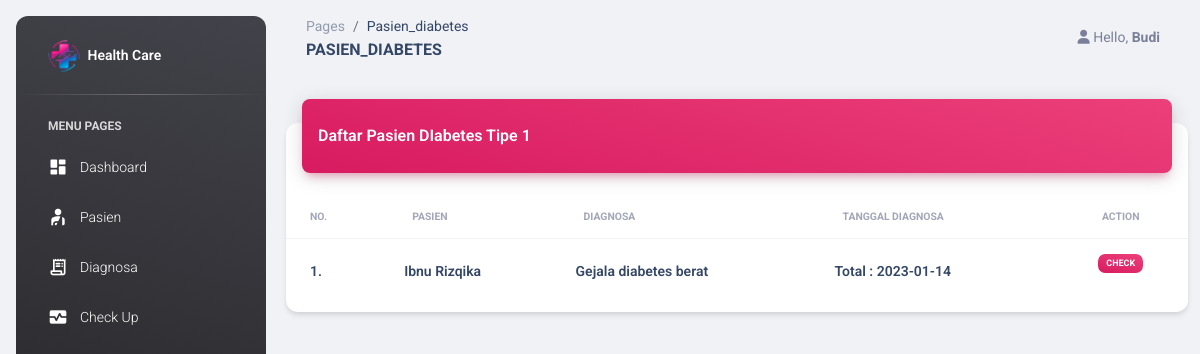
/index.php?page=pasien_diabetes (signed in), run on the app's committed database.
### tables this page shows
CREATE TABLE `diabetes` (
  `id` int(11) NOT NULL,
  `nama_pasien` varchar(255) NOT NULL,
  `tanggal_gd` date NOT NULL,
  `Q1` int(11) NOT NULL,
  `Q2` int(11) NOT NULL,
  `Q3` int(11) NOT NULL,
  `Q4` int(11) NOT NULL,
  `Q5` int(11) NOT NULL,
  `Q6` int(11) NOT NULL,
  `Q7` int(11) NOT NULL,
  `Q8` int(11) NOT NULL,
  `Q9` int(11) NOT NULL,
  `Q10` int(11) NOT NULL,
  `jml_salah` int(11) NOT NULL,
  `hasil` varchar(50) NOT NULL
);

### models/m_pasien.php (called while the page is built, shortened)
<?php
class Pasien {
	private $mysqli;
	function __construct($conn) {
		$this->mysqli = $conn;
	}
	public function tampil_diabetes($id = null) {
		$db = $this->mysqli->conn;
		$sql = "SELECT * FROM diabetes";
		$query = $db->query($sql) or die ($db->error);
		return $query;
	}
}
?>

### views/diagnosa/pasien_diabetes.php (the view)
<?php
include "models/m_pasien.php";
$psn = new Pasien($connection);
?>
<div class="container-fluid py-4">
    <div class="row">
        <div class="col-12">
            <div class="card my-4">
                <div class="card-header p-0 position-relative mt-n4 mx-3 z-index-2">
                    <div class="bg-gradient-primary shadow-primary border-radius-lg pt-4 pb-3">
                        <h6 class="text-white text-capitalize ps-3">Daftar Pasien DIabetes Tipe 1</h6>
                    </div>
                </div>
                <div class="card-body px-0 pb-2">
                    <div class="table-responsive p-0">
                        <table class="table align-items-center mb-0">
                            <thead>
                                <tr>
                                    <th class="text-uppercase text-secondary text-xxs font-weight-bolder opacity-7">No.</th>
                                    <th class="text-uppercase text-secondary text-xxs font-weight-bolder opacity-7">Pasien</th>
                                    <th class="text-uppercase text-secondary text-xxs font-weight-bolder opacity-7">Diagnosa</th>
                                    <th class="text-uppercase text-secondary text-xxs font-weight-bolder opacity-7">Tanggal Diagnosa</th>
                                    <th class="text-uppercase text-secondary text-xxs font-weight-bolder opacity-7 text-center">Action</th>
                                </tr>
                            </thead>
                            <tbody>
                                <?php
                                $no = 1;
                                $tampil_diabetes = $psn->tampil_diabetes();
                                while($data = $tampil_diabetes->fetch_object()) {
                                ?>
                                <tr>
                                    <td>
                                        <div class="d-flex px-2 py-1">
                                            <div class="d-flex flex-column justify-content-center">
                                                <h6 class="mx-2 mb-0 text-sm"><?php echo $no++.".";?></h6>
                                            </div>
                                        </div>
                                    </td>
                                    <td>
                                        <div class="d-flex px-2 py-1">
                                            <div class="d-flex flex-column justify-content-center">
                                                <h6 class="mb-0 text-sm"><?php echo $data->nama_pasien;?></h6>
                                            </div>
                                        </div>
                                    </td>
                                    <td>
                                        <div class="d-flex px-2 py-1">
                                            <div class="d-flex flex-column justify-content-center">
                                                <h6 class="mb-0 text-sm"><?php echo $data->hasil;?></h6>
                                            </div>
                                        </div>
                                    </td>
                                    <td class="text-center">
                                        <div class="d-flex px-2 py-1 text-center ">
                                            <div class="d-flex flex-column justify-content-center">
                                                <h6 class="text-sm mb-0">Total : <?php echo $data->tanggal_gd;?></h6>
                                            </div>
                                        </div>
                                    </td>
                                    <td class="text-center">
                                        <a href="?page=cek_diabetes&id=<?php echo $data->id; ?>">
                                            <button type="button" class="btn btn-sm px-1">
                                                <span class="badge bg-gradient-primary">Check</span>
                                            </button>
                                        </a>
                                    </td>
                                </tr>
                                <?php
                                    }
                                ?>
                            </tbody>
                        </table>
                    </div>
                </div>
            </div>
        </div>
    </div>
</div>

### data on the page
diabetes: nama_pasien "Ibnu Rizqika", hasil "Gejala diabetes berat", tanggal_gd "2023-01-14"

### other printed values
$_GET['page'] "Pasien_diabetes"
$_GET['page'] "PASIEN_DIABETES"
